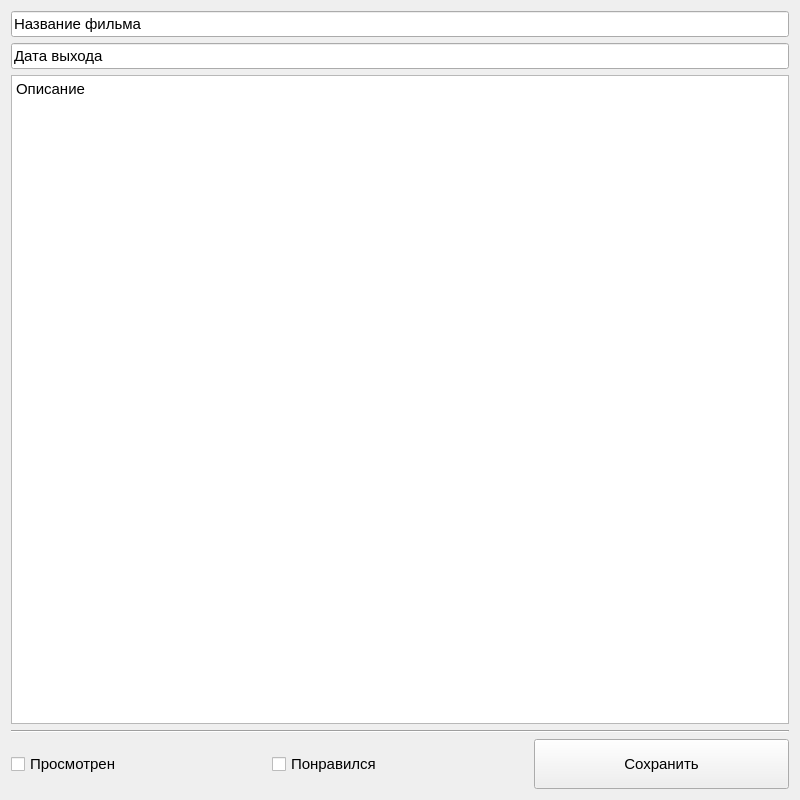
<?xml version="1.0" encoding="UTF-8"?>
<ui version="4.0">
 <class>AboutFilmWidget</class>
 <widget class="QWidget" name="AboutFilmWidget">
  <property name="geometry">
   <rect>
    <x>0</x>
    <y>0</y>
    <width>800</width>
    <height>800</height>
   </rect>
  </property>
  <property name="font">
   <font>
    <pointsize>11</pointsize>
   </font>
  </property>
  <property name="windowTitle">
   <string>О фильме</string>
  </property>
  <layout class="QGridLayout" name="gridLayout">
   <item row="0" column="0" colspan="3">
    <widget class="QLineEdit" name="lineEdit_name">
     <property name="text">
      <string>Название фильма</string>
     </property>
     <property name="frame">
      <bool>true</bool>
     </property>
     <property name="readOnly">
      <bool>true</bool>
     </property>
    </widget>
   </item>
   <item row="3" column="0" colspan="3">
    <widget class="Line" name="line">
     <property name="orientation">
      <enum>Qt::Horizontal</enum>
     </property>
    </widget>
   </item>
   <item row="1" column="0" colspan="3">
    <widget class="QLineEdit" name="lineEdit_date">
     <property name="text">
      <string>Дата выхода</string>
     </property>
     <property name="readOnly">
      <bool>true</bool>
     </property>
    </widget>
   </item>
   <item row="4" column="0">
    <widget class="QCheckBox" name="checkBox_seen">
     <property name="minimumSize">
      <size>
       <width>0</width>
       <height>50</height>
      </size>
     </property>
     <property name="text">
      <string>Просмотрен</string>
     </property>
    </widget>
   </item>
   <item row="4" column="2">
    <widget class="QPushButton" name="pushButton_save">
     <property name="minimumSize">
      <size>
       <width>0</width>
       <height>50</height>
      </size>
     </property>
     <property name="text">
      <string>Сохранить</string>
     </property>
    </widget>
   </item>
   <item row="2" column="0" colspan="3">
    <widget class="QTextEdit" name="textEdit_desc">
     <property name="readOnly">
      <bool>true</bool>
     </property>
     <property name="html">
      <string>&lt;!DOCTYPE HTML PUBLIC &quot;-//W3C//DTD HTML 4.0//EN&quot; &quot;http://www.w3.org/TR/REC-html40/strict.dtd&quot;&gt;
&lt;html&gt;&lt;head&gt;&lt;meta name=&quot;qrichtext&quot; content=&quot;1&quot; /&gt;&lt;style type=&quot;text/css&quot;&gt;
p, li { white-space: pre-wrap; }
&lt;/style&gt;&lt;/head&gt;&lt;body style=&quot; font-family:'MS Shell Dlg 2'; font-size:11pt; font-weight:400; font-style:normal;&quot;&gt;
&lt;p style=&quot; margin-top:0px; margin-bottom:0px; margin-left:0px; margin-right:0px; -qt-block-indent:0; text-indent:0px;&quot;&gt;Описание&lt;/p&gt;&lt;/body&gt;&lt;/html&gt;</string>
     </property>
    </widget>
   </item>
   <item row="4" column="1">
    <widget class="QCheckBox" name="checkBox_liked">
     <property name="minimumSize">
      <size>
       <width>0</width>
       <height>50</height>
      </size>
     </property>
     <property name="text">
      <string>Понравился</string>
     </property>
    </widget>
   </item>
  </layout>
 </widget>
 <resources/>
 <connections/>
</ui>
